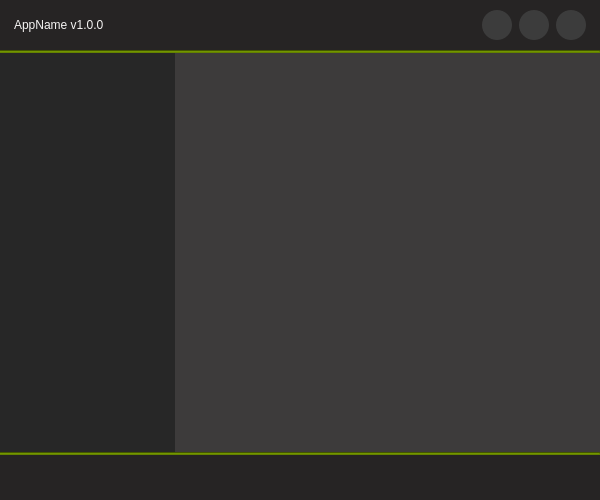
<?xml version="1.0" encoding="UTF-8"?>
<ui version="4.0">
 <class>AppInfoView</class>
 <widget class="QMainWindow" name="AppInfoView">
  <property name="geometry">
   <rect>
    <x>0</x>
    <y>0</y>
    <width>600</width>
    <height>500</height>
   </rect>
  </property>
  <property name="minimumSize">
   <size>
    <width>600</width>
    <height>500</height>
   </size>
  </property>
  <property name="windowTitle">
   <string>MainWindow</string>
  </property>
  <widget class="QWidget" name="centralwidget">
   <layout class="QVBoxLayout" name="verticalLayout">
    <property name="spacing">
     <number>0</number>
    </property>
    <property name="leftMargin">
     <number>0</number>
    </property>
    <property name="topMargin">
     <number>0</number>
    </property>
    <property name="rightMargin">
     <number>0</number>
    </property>
    <property name="bottomMargin">
     <number>0</number>
    </property>
    <item>
     <widget class="QFrame" name="frame_topBar">
      <property name="minimumSize">
       <size>
        <width>0</width>
        <height>50</height>
       </size>
      </property>
      <property name="maximumSize">
       <size>
        <width>16777215</width>
        <height>50</height>
       </size>
      </property>
      <property name="styleSheet">
       <string notr="true">background-color: rgb(38, 36, 36);</string>
      </property>
      <property name="frameShape">
       <enum>QFrame::NoFrame</enum>
      </property>
      <property name="frameShadow">
       <enum>QFrame::Raised</enum>
      </property>
      <layout class="QHBoxLayout" name="horizontalLayout">
       <property name="spacing">
        <number>0</number>
       </property>
       <property name="leftMargin">
        <number>5</number>
       </property>
       <property name="topMargin">
        <number>0</number>
       </property>
       <property name="rightMargin">
        <number>5</number>
       </property>
       <property name="bottomMargin">
        <number>0</number>
       </property>
       <item>
        <widget class="QFrame" name="frame_topBarApp">
         <property name="minimumSize">
          <size>
           <width>300</width>
           <height>0</height>
          </size>
         </property>
         <property name="maximumSize">
          <size>
           <width>300</width>
           <height>16777215</height>
          </size>
         </property>
         <property name="frameShape">
          <enum>QFrame::NoFrame</enum>
         </property>
         <property name="frameShadow">
          <enum>QFrame::Raised</enum>
         </property>
         <layout class="QHBoxLayout" name="horizontalLayout_5">
          <property name="topMargin">
           <number>0</number>
          </property>
          <property name="rightMargin">
           <number>0</number>
          </property>
          <property name="bottomMargin">
           <number>0</number>
          </property>
          <item>
           <widget class="QLabel" name="label_appName">
            <property name="styleSheet">
             <string notr="true">color: rgb(246, 245, 244);
font: 700 13pt &quot;Ubuntu&quot;;</string>
            </property>
            <property name="text">
             <string>AppName v1.0.0</string>
            </property>
           </widget>
          </item>
         </layout>
        </widget>
       </item>
       <item>
        <spacer name="horizontalSpacer">
         <property name="orientation">
          <enum>Qt::Horizontal</enum>
         </property>
         <property name="sizeHint" stdset="0">
          <size>
           <width>467</width>
           <height>20</height>
          </size>
         </property>
        </spacer>
       </item>
       <item>
        <widget class="QFrame" name="frame_topBarWindowControl">
         <property name="minimumSize">
          <size>
           <width>120</width>
           <height>0</height>
          </size>
         </property>
         <property name="maximumSize">
          <size>
           <width>120</width>
           <height>16777215</height>
          </size>
         </property>
         <property name="frameShape">
          <enum>QFrame::NoFrame</enum>
         </property>
         <property name="frameShadow">
          <enum>QFrame::Raised</enum>
         </property>
         <layout class="QHBoxLayout" name="horizontalLayout_2">
          <property name="spacing">
           <number>0</number>
          </property>
          <property name="leftMargin">
           <number>0</number>
          </property>
          <property name="topMargin">
           <number>0</number>
          </property>
          <property name="rightMargin">
           <number>0</number>
          </property>
          <property name="bottomMargin">
           <number>0</number>
          </property>
          <item>
           <widget class="QPushButton" name="pushButton_minimize">
            <property name="minimumSize">
             <size>
              <width>30</width>
              <height>30</height>
             </size>
            </property>
            <property name="maximumSize">
             <size>
              <width>30</width>
              <height>30</height>
             </size>
            </property>
            <property name="cursor">
             <cursorShape>PointingHandCursor</cursorShape>
            </property>
            <property name="toolTip">
             <string>Minimize</string>
            </property>
            <property name="autoFillBackground">
             <bool>false</bool>
            </property>
            <property name="styleSheet">
             <string notr="true">QPushButton{
background-image: url(:/icons/Assets/icons/icon_minimize.png);
background-color: rgb(60, 60, 60);
border:none;
border-radius:15px;
background-repeat: no-repeat;
background-position: center;
}

QPushButton::hover{
background-color: rgb(200, 200, 200);
border:none;
background-repeat: no-repeat;
background-position: center;
}</string>
            </property>
            <property name="text">
             <string/>
            </property>
            <property name="autoRepeat">
             <bool>false</bool>
            </property>
            <property name="autoExclusive">
             <bool>false</bool>
            </property>
            <property name="autoDefault">
             <bool>false</bool>
            </property>
            <property name="default">
             <bool>false</bool>
            </property>
            <property name="flat">
             <bool>false</bool>
            </property>
           </widget>
          </item>
          <item>
           <widget class="QPushButton" name="pushButton_maximize">
            <property name="minimumSize">
             <size>
              <width>30</width>
              <height>30</height>
             </size>
            </property>
            <property name="maximumSize">
             <size>
              <width>30</width>
              <height>30</height>
             </size>
            </property>
            <property name="cursor">
             <cursorShape>PointingHandCursor</cursorShape>
            </property>
            <property name="toolTip">
             <string>Maximize</string>
            </property>
            <property name="autoFillBackground">
             <bool>false</bool>
            </property>
            <property name="styleSheet">
             <string notr="true">QPushButton{
background-image: url(:/icons/Assets/icons/icon_maximize.png);
background-color: rgb(60, 60, 60);
border:none;
background-repeat: no-repeat;
background-position: center;
border-radius:15px;
}

QPushButton::hover{
background-color: rgb(200, 200, 200);
border:none;
background-repeat: no-repeat;
background-position: center;
}</string>
            </property>
            <property name="text">
             <string/>
            </property>
            <property name="autoRepeat">
             <bool>false</bool>
            </property>
            <property name="autoExclusive">
             <bool>false</bool>
            </property>
            <property name="autoDefault">
             <bool>false</bool>
            </property>
            <property name="default">
             <bool>false</bool>
            </property>
            <property name="flat">
             <bool>false</bool>
            </property>
           </widget>
          </item>
          <item>
           <widget class="QPushButton" name="pushButton_exit">
            <property name="minimumSize">
             <size>
              <width>30</width>
              <height>30</height>
             </size>
            </property>
            <property name="maximumSize">
             <size>
              <width>30</width>
              <height>30</height>
             </size>
            </property>
            <property name="cursor">
             <cursorShape>PointingHandCursor</cursorShape>
            </property>
            <property name="toolTip">
             <string>Exit</string>
            </property>
            <property name="autoFillBackground">
             <bool>false</bool>
            </property>
            <property name="styleSheet">
             <string notr="true">QPushButton{
background-image: url(:/icons/Assets/icons/cil-x.png);
background-color: rgb(60, 60, 60);
border:none;
background-repeat: no-repeat;
background-position: center;
border-radius:15px;
}

QPushButton::hover{
background-color: rgb(170, 0, 0);
border-radius:15px;
border:none;
background-repeat: no-repeat;
background-position: center;
}</string>
            </property>
            <property name="text">
             <string/>
            </property>
            <property name="autoRepeat">
             <bool>false</bool>
            </property>
            <property name="autoExclusive">
             <bool>false</bool>
            </property>
            <property name="autoDefault">
             <bool>false</bool>
            </property>
            <property name="default">
             <bool>false</bool>
            </property>
            <property name="flat">
             <bool>false</bool>
            </property>
           </widget>
          </item>
         </layout>
        </widget>
       </item>
      </layout>
     </widget>
    </item>
    <item>
     <widget class="Line" name="line_2">
      <property name="styleSheet">
       <string notr="true">background-color: rgb(100, 130, 0);</string>
      </property>
      <property name="frameShadow">
       <enum>QFrame::Sunken</enum>
      </property>
      <property name="lineWidth">
       <number>1</number>
      </property>
      <property name="orientation">
       <enum>Qt::Horizontal</enum>
      </property>
     </widget>
    </item>
    <item>
     <widget class="QFrame" name="frame">
      <property name="styleSheet">
       <string notr="true">background-color: rgb(61, 59, 59);</string>
      </property>
      <property name="frameShape">
       <enum>QFrame::NoFrame</enum>
      </property>
      <property name="frameShadow">
       <enum>QFrame::Raised</enum>
      </property>
      <layout class="QHBoxLayout" name="horizontalLayout_3">
       <property name="spacing">
        <number>0</number>
       </property>
       <property name="leftMargin">
        <number>0</number>
       </property>
       <property name="topMargin">
        <number>0</number>
       </property>
       <property name="rightMargin">
        <number>0</number>
       </property>
       <property name="bottomMargin">
        <number>0</number>
       </property>
       <item>
        <widget class="QFrame" name="frame_2">
         <property name="minimumSize">
          <size>
           <width>175</width>
           <height>0</height>
          </size>
         </property>
         <property name="maximumSize">
          <size>
           <width>175</width>
           <height>16777215</height>
          </size>
         </property>
         <property name="styleSheet">
          <string notr="true">background-color: rgb(39, 39, 39);</string>
         </property>
         <property name="frameShape">
          <enum>QFrame::NoFrame</enum>
         </property>
         <property name="frameShadow">
          <enum>QFrame::Raised</enum>
         </property>
        </widget>
       </item>
       <item>
        <widget class="QFrame" name="frame_3">
         <property name="frameShape">
          <enum>QFrame::NoFrame</enum>
         </property>
         <property name="frameShadow">
          <enum>QFrame::Raised</enum>
         </property>
         <layout class="QVBoxLayout" name="verticalLayout_2">
          <item>
           <widget class="QScrollArea" name="scrollArea">
            <property name="styleSheet">
             <string notr="true">QScrollArea{
background-repeat: no-repeat;
background-position: center;
border:none;

}

 QScrollBar:horizontal
 {

     height: 15px;

     margin: 3px 15px 3px 15px;

     border: 1px transparent #2A2929;

     border-radius: 4px;


 }



 QScrollBar::handle:horizontal

 {

     background-color: white;      /* #605F5F; */

     min-width: 5px;

     border-radius: 4px;

 }



 QScrollBar::add-line:horizontal

 {

     margin: 0px 3px 0px 3px;

     border-image: url(:/qss_icons/rc/right_arrow_disabled.png);

     width: 10px;

     height: 10px;

     subcontrol-position: right;

     subcontrol-origin: margin;

 }



 QScrollBar::sub-line:horizontal

 {

     margin: 0px 3px 0px 3px;

     border-image: url(:/qss_icons/rc/left_arrow_disabled.png);

     height: 10px;

     width: 10px;

     subcontrol-position: left;

     subcontrol-origin: margin;

 }



 QScrollBar::add-line:horizontal:hover,QScrollBar::add-line:horizontal:on

 {

     border-image: url(:/qss_icons/rc/right_arrow.png);

     height: 10px;

     width: 10px;

     subcontrol-position: right;

     subcontrol-origin: margin;

 }





 QScrollBar::sub-line:horizontal:hover, QScrollBar::sub-line:horizontal:on

 {

     border-image: url(:/qss_icons/rc/left_arrow.png);

     height: 10px;

     width: 10px;

     subcontrol-position: left;

     subcontrol-origin: margin;

 }



 QScrollBar::up-arrow:horizontal, QScrollBar::down-arrow:horizontal

 {

     background: none;

 }





 QScrollBar::add-page:horizontal, QScrollBar::sub-page:horizontal

 {

     background: none;

 }



 QScrollBar:vertical

 {

     

	background-color: rgb(49, 51, 50);

     width: 15px;

     margin: 15px 3px 15px 3px;

     border: 1px transparent #2A2929;

     border-radius: 4px;

 }



 QScrollBar::handle:vertical

 {

     background-color: white;         /* #605F5F; */

     min-height: 5px;

     border-radius: 4px;

 }



 QScrollBar::sub-line:vertical

 {

     margin: 3px 0px 3px 0px;

     border-image: url(:/qss_icons/rc/up_arrow_disabled.png);

     height: 10px;

     width: 10px;

     subcontrol-position: top;

     subcontrol-origin: margin;

 }



 QScrollBar::add-line:vertical

 {

     margin: 3px 0px 3px 0px;

     border-image: url(:/qss_icons/rc/down_arrow_disabled.png);

     height: 10px;

     width: 10px;

     subcontrol-position: bottom;

     subcontrol-origin: margin;

 }



 QScrollBar::sub-line:vertical:hover,QScrollBar::sub-line:vertical:on

 {



     border-image: url(:/qss_icons/rc/up_arrow.png);

     height: 10px;

     width: 10px;

     subcontrol-position: top;

     subcontrol-origin: margin;

 }





 QScrollBar::add-line:vertical:hover, QScrollBar::add-line:vertical:on

 {

     border-image: url(:/qss_icons/rc/down_arrow.png);

     height: 10px;

     width: 10px;

     subcontrol-position: bottom;

     subcontrol-origin: margin;

 }



 QScrollBar::up-arrow:vertical, QScrollBar::down-arrow:vertical

 {

     background: none;

 }





 QScrollBar::add-page:vertical, QScrollBar::sub-page:vertical

 {

     background: none;

 }</string>
            </property>
            <property name="widgetResizable">
             <bool>true</bool>
            </property>
            <widget class="QWidget" name="scrollAreaWidgetContents">
             <property name="geometry">
              <rect>
               <x>0</x>
               <y>0</y>
               <width>407</width>
               <height>381</height>
              </rect>
             </property>
            </widget>
           </widget>
          </item>
         </layout>
        </widget>
       </item>
      </layout>
     </widget>
    </item>
    <item>
     <widget class="Line" name="line">
      <property name="styleSheet">
       <string notr="true">background-color: rgb(100, 130, 0);</string>
      </property>
      <property name="frameShadow">
       <enum>QFrame::Sunken</enum>
      </property>
      <property name="lineWidth">
       <number>1</number>
      </property>
      <property name="orientation">
       <enum>Qt::Horizontal</enum>
      </property>
     </widget>
    </item>
    <item>
     <widget class="QFrame" name="frame_bottomBar">
      <property name="minimumSize">
       <size>
        <width>0</width>
        <height>45</height>
       </size>
      </property>
      <property name="maximumSize">
       <size>
        <width>16777215</width>
        <height>45</height>
       </size>
      </property>
      <property name="styleSheet">
       <string notr="true">background-color: rgb(38, 36, 36);</string>
      </property>
      <property name="frameShape">
       <enum>QFrame::NoFrame</enum>
      </property>
      <property name="frameShadow">
       <enum>QFrame::Raised</enum>
      </property>
      <widget class="QFrame" name="frame_size_grip">
       <property name="geometry">
        <rect>
         <x>297</x>
         <y>12</y>
         <width>20</width>
         <height>20</height>
        </rect>
       </property>
       <property name="maximumSize">
        <size>
         <width>20</width>
         <height>20</height>
        </size>
       </property>
       <property name="cursor">
        <cursorShape>SizeFDiagCursor</cursorShape>
       </property>
       <property name="styleSheet">
        <string notr="true">QSizeGrip {
	background-image: url(:/icons/Assets/icons/cil-size-grip.png);
	background-position: center;
	background-repeat: no-reperat;
}</string>
       </property>
       <property name="frameShape">
        <enum>QFrame::NoFrame</enum>
       </property>
       <property name="frameShadow">
        <enum>QFrame::Raised</enum>
       </property>
      </widget>
     </widget>
    </item>
   </layout>
  </widget>
 </widget>
 <resources/>
 <connections/>
</ui>
